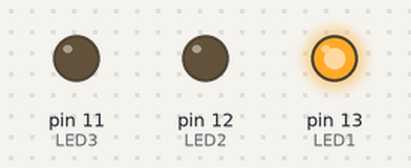
Simulated run of this sketch. Board: Arduino Uno, built with avr-gcc and run on an emulated ATmega328P. Parts: output pins drawn as LEDs (lit = HIGH).

Above: at 0.5 s.
At 1.5 s:
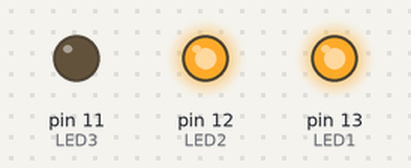
At 2.5 s:
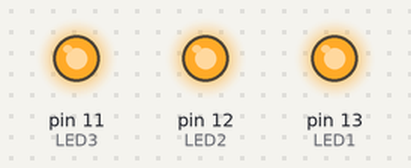
At 3.5 s:
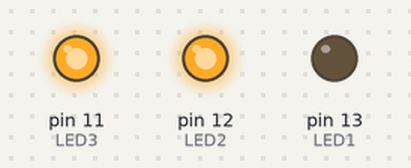
At 4.5 s:
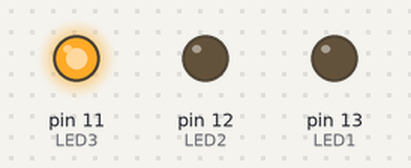
At 5.5 s:
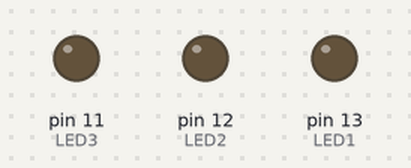
Timing chart, 0 to 7.8 s (numbered marks = the images above):
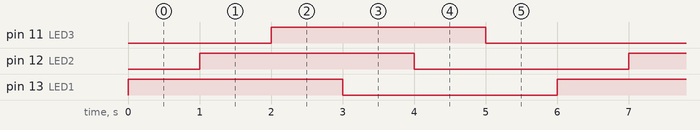

Measured:
- by itself, pin 11 (LED3), pin 12 (LED2), pin 13 (LED1): alternates HIGH for 3.0 s and LOW for 3.0 s
- by itself, everything shown: repeats every 6.0 s, in 6 steps

The sketch:

loopLights.ino
```cpp
int LED1 = 13;
int LED2 = 12;
int LED3 = 11;

void setup() {
  // put your setup code here, to run once:
  pinMode(LED1, OUTPUT);
  pinMode(LED2, OUTPUT);
  pinMode(LED3, OUTPUT);
}

void loop() {
  // put your main code here, to run repeatedly:

digitalWrite(LED1, HIGH);
delay(1000); //wait
digitalWrite(LED2, HIGH);
delay(1000); //wait
digitalWrite(LED3, HIGH);
delay(1000); //wait

digitalWrite(LED1, LOW);
delay(1000); //wait
digitalWrite(LED2, LOW);
delay(1000); //wait
digitalWrite(LED3, LOW);
delay(1000); //wait

//repeat
}
```
